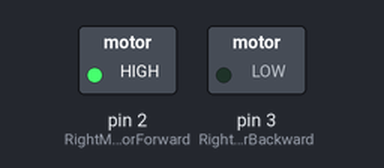
The sketch below on a simulated Arduino Uno, built with avr-gcc and run on an emulated ATmega328P. Parts: switched loads named in the sketch (green lamp = pin HIGH).

Above: at 0.1 s.
Timing chart, 0 to 1.6 s (numbered marks = the images above):
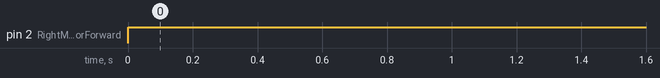

The sketch:

Spin.ino
```cpp
const int RightMotorForward = 2;
const int RightMotorBackward = 3;


void setup() {
  // put your setup code here, to run once:
  pinMode(RightMotorForward, OUTPUT);
  pinMode(RightMotorBackward, OUTPUT);
}

void loop() {
  // put your main code here, to run repeatedly:
  moveForward();
}


void moveForward() {
  digitalWrite(RightMotorForward, HIGH);
  digitalWrite(RightMotorBackward, LOW);
  delay(9000);
}
```

Measured:
- by itself, pin 2 (RightMotorForward): LOW → HIGH at 0.00 s
